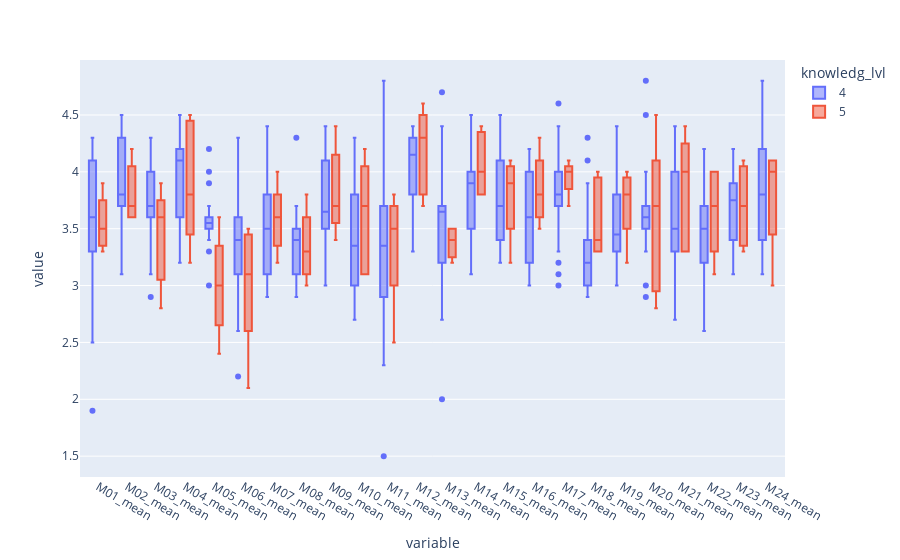

Notebook code for this chart:
### Code cell
import plotly.express as px
df_means['knowledg_lvl'] = it["knowledge level"]


fig = px.box(df_means,y=df_means.columns[0:-2] ,color='knowledg_lvl')
fig.update_traces(quartilemethod="exclusive") # or "inclusive", or "linear" by default
fig.show()

### Figure 1 — Plotly figure (JSON) as saved in the notebook; plotly's stock layout.template omitted (floating-point values rounded to 4 significant figures; data arrays with more than 128 entries replaced by an {"elided": "..."} marker saying what was removed)
{"data": [{"alignmentgroup": "True", "hovertemplate": "knowledg_lvl=4<br>variable=%{x}<br>value=%{y}<extra></extra>", "legendgroup": "4", "marker": {"color": "#636efa"}, "name": "4", "notched": false, "offsetgroup": "4", "orientation": "v", "quartilemethod": "exclusive", "showlegend": true, "type": "box", "x": {"elided": "432 str values"}, "x0": " ", "xaxis": "x", "y": {"elided": "432 float values"}, "y0": " ", "yaxis": "y"}, {"alignmentgroup": "True", "hovertemplate": "knowledg_lvl=5<br>variable=%{x}<br>value=%{y}<extra></extra>", "legendgroup": "5", "marker": {"color": "#EF553B"}, "name": "5", "notched": false, "offsetgroup": "5", "orientation": "v", "quartilemethod": "exclusive", "showlegend": true, "type": "box", "x": ["M01_mean", "M01_mean", "M01_mean", "M01_mean", "M01_mean", "M02_mean", "M02_mean", "M02_mean", "M02_mean", "M02_mean", "M03_mean", "M03_mean", "M03_mean", "M03_mean", "M03_mean", "M04_mean", "M04_mean", "M04_mean", "M04_mean", "M04_mean", "M05_mean", "M05_mean", "M05_mean", "M05_mean", "M05_mean", "M06_mean", "M06_mean", "M06_mean", "M06_mean", "M06_mean", "M07_mean", "M07_mean", "M07_mean", "M07_mean", "M07_mean", "M08_mean", "M08_mean", "M08_mean", "M08_mean", "M08_mean", "M09_mean", "M09_mean", "M09_mean", "M09_mean", "M09_mean", "M10_mean", "M10_mean", "M10_mean", "M10_mean", "M10_mean", "M11_mean", "M11_mean", "M11_mean", "M11_mean", "M11_mean", "M12_mean", "M12_mean", "M12_mean", "M12_mean", "M12_mean", "M13_mean", "M13_mean", "M13_mean", "M13_mean", "M13_mean", "M14_mean", "M14_mean", "M14_mean", "M14_mean", "M14_mean", "M15_mean", "M15_mean", "M15_mean", "M15_mean", "M15_mean", "M16_mean", "M16_mean", "M16_mean", "M16_mean", "M16_mean", "M17_mean", "M17_mean", "M17_mean", "M17_mean", "M17_mean", "M18_mean", "M18_mean", "M18_mean", "M18_mean", "M18_mean", "M19_mean", "M19_mean", "M19_mean", "M19_mean", "M19_mean", "M20_mean", "M20_mean", "M20_mean", "M20_mean", "M20_mean", "M21_mean", "M21_mean", "M21_mean", "M21_mean", "M21_mean", "M22_mean", "M22_mean", "M22_mean", "M22_mean", "M22_mean", "M23_mean", "M23_mean", "M23_mean", "M23_mean", "M23_mean", "M24_mean", "M24_mean", "M24_mean", "M24_mean", "M24_mean"], "x0": " ", "xaxis": "x", "y": [3.4, 3.9, 3.6, 3.5, 3.3, 4.2, 3.6, 3.9, 3.7, 3.6, 3.3, 3.6, 3.6, 3.9, 2.8, 3.8, 4.5, 3.7, 4.4, 3.2, 3.1, 3.6, 2.9, 2.4, 3, 2.1, 3.5, 3.4, 3.1, 3.1, 3.2, 3.6, 3.6, 4, 3.5, 3.2, 3.8, 3.4, 3.3, 3, 3.9, 3.7, 3.7, 4.4, 3.4, 3.1, 3.7, 3.1, 3.9, 4.2, 3.5, 3.8, 3.5, 2.5, 3.6, 4.3, 4.6, 3.9, 4.4, 3.7, 3.5, 3.4, 3.5, 3.3, 3.2, 3.8, 4.4, 3.8, 4.3, 4, 3.2, 3.9, 4, 4.1, 3.8, 3.7, 3.5, 4.3, 3.8, 3.9, 4, 4.1, 3.7, 4, 4, 3.3, 3.4, 3.3, 3.9, 4, 4, 3.9, 3.2, 3.8, 3.8, 3.7, 2.8, 3.1, 3.7, 4.5, 4.4, 3.3, 3.3, 4.1, 4, 4, 3.5, 3.1, 4, 3.7, 3.4, 4.1, 3.3, 4, 3.7, 4.1, 4, 3.9, 4.1, 3], "y0": " ", "yaxis": "y"}], "layout": {"boxmode": "group", "legend": {"title": {"text": "knowledg_lvl"}, "tracegroupgap": 0}, "margin": {"t": 60}, "xaxis": {"anchor": "y", "domain": [0, 1], "title": {"text": "variable"}}, "yaxis": {"anchor": "x", "domain": [0, 1], "title": {"text": "value"}}}}
